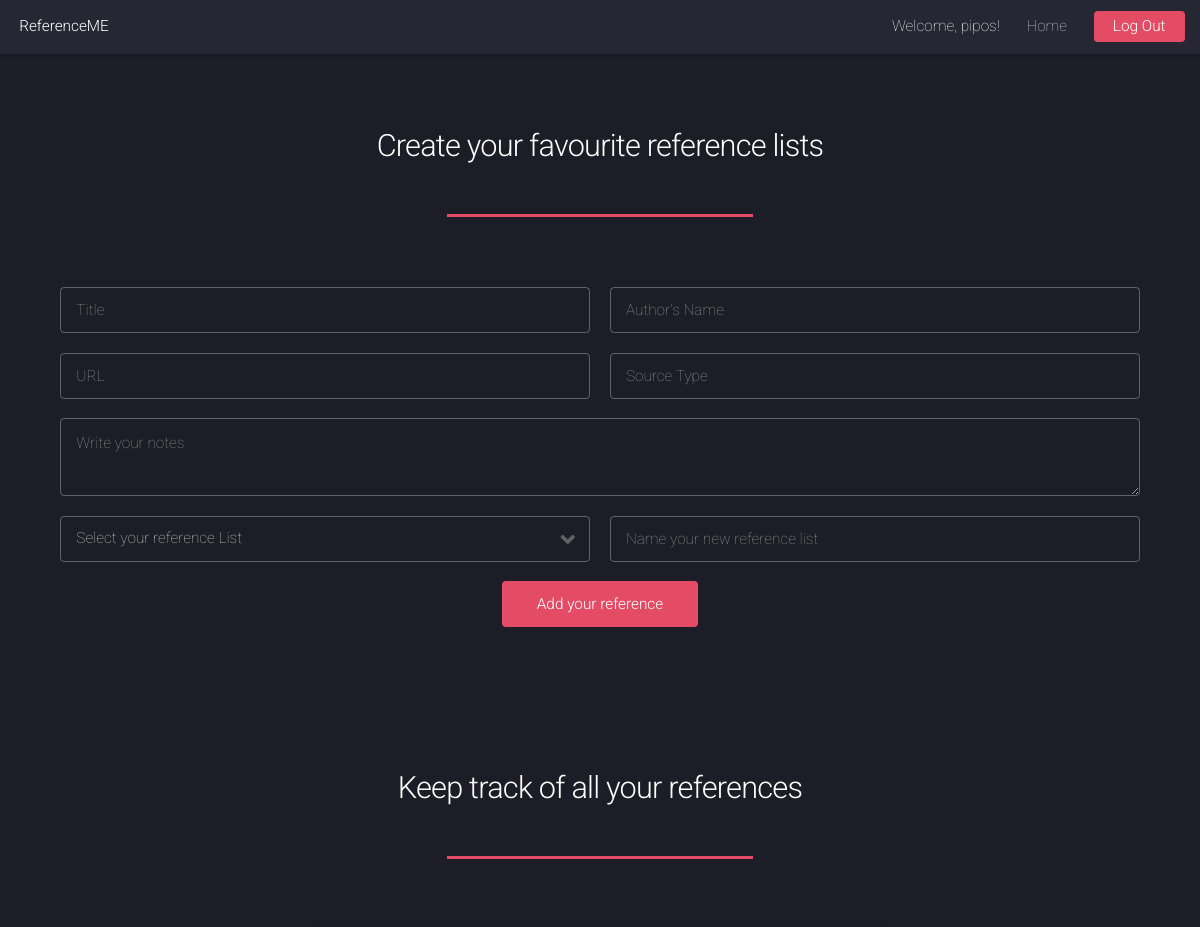
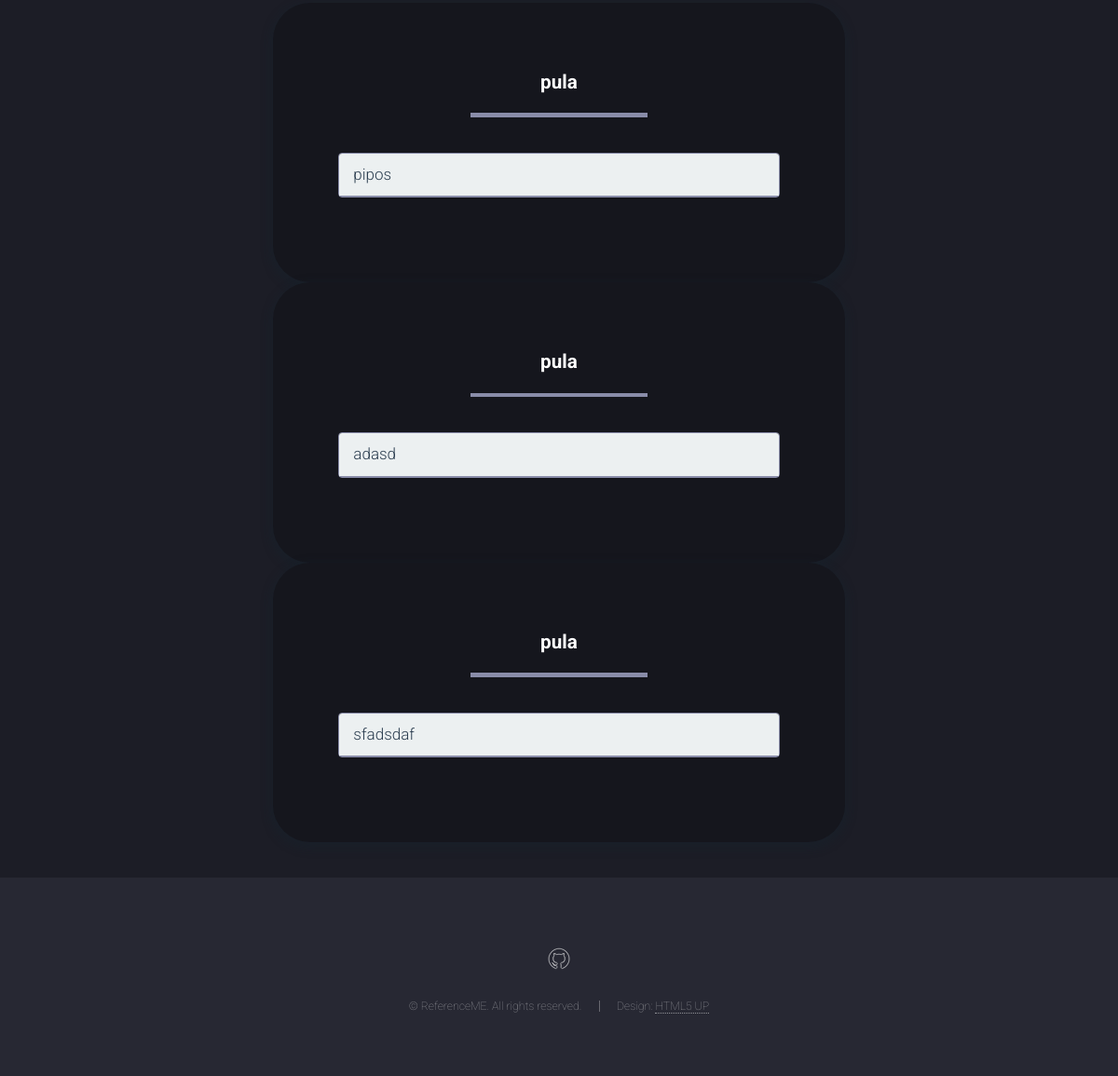
The app's page /mainpage/ (signed in) with its own data (2 pictures, top to bottom).
### mainapp/models.py (models this page shows)
class ReferenceList(models.Model):
	owner = models.ForeignKey(User, on_delete = models.CASCADE)
	name = models.CharField(max_length=200)
	createdAt = models.DateTimeField('date published')

class Reference(models.Model):
	reference_list = models.ForeignKey(ReferenceList, on_delete = models.CASCADE)
	title = models.CharField(max_length=200)
	author = models.CharField(max_length=200)
	website = models.CharField(max_length=1000)
	source = models.CharField(max_length=100)
	notes = models.CharField(max_length=5000)

### mainapp/views.py (the view)
# urls.py: url(r'^mainpage/$', views.mainpage, name='mainpage'),
def mainpage(request):
	if not request.user.is_authenticated:
		return HttpResponseRedirect(reverse('mainapp:authentication'))
	try:
		reflist = ReferenceList.objects.all().filter(owner = request.user)
	except ReferenceList.DoesNotExist:
		reflist = None
	context = {'referencesLists' : reflist}#, 'references' : references}
	return render(request, 'mainapp/mainpage.html', context)

### mainapp/templates/mainapp/mainpage.html (shortened to what this page needs)
<!DOCTYPE HTML>
{% load static %}
<html>
	<head>
		<link rel="stylesheet" href="{% static 'mainapp/assets/css/main.css' %}" />
		<link rel="stylesheet" href="{% static 'mainapp/assets/css/bootstrap.minn.css' %}"/>
	</head>
	<body>
		<div id="page-wrapper">
				<header id="header">
					<h1 id="logo"><a href="{% url 'mainapp:index' %}">ReferenceME</a></h1>
					<nav id="nav">
						<ul>
							<li><p>Welcome, {{ request.user.first_name }}!</p></li>
							<li><a href="{% url 'mainapp:index' %}">Home</a></li>
							<li><a href="{% url 'mainapp:signout' %}" class="button special">Log Out</a></li>
						</ul>
					</nav>
				</header>
				<section id="referenceadd" class="wrapper style1 special fade-up">
					<div class="container">
						<header class="major">
							<h2>Create your favourite reference lists</h2>
						</header>
							<section id ="reference">
								<form method="post" action="{% url 'mainapp:addref'%}">
									<div class="row uniform 50%">
										<div class="6u 12u$(xsmall)">
											<input type="text" name="title" id="title" value="" placeholder="Title" />
										</div>
										<div class="6u 12u$(xsmall)">
											<input type="text" name="author" id="author" value="" placeholder="Author's Name" />
										</div>
										<div class="6u 12u$(xsmall)">
											<input type="text" name="urlink" id="urlink" value="" placeholder="URL" />
										</div>
										<div class="6u 12u$(xsmall)">
											<input type="text" name="source" id="source" value="" placeholder="Source Type" />
										</div>
										<div class="12u$">
											<textarea name="notes" id="notes" placeholder="Write your notes" rows="2"></textarea>
										</div>
										<div class="6u 12u$(xsmall)">
											<div class="select-wrapper">
												<select name="category" id="category">
													<option value="">Select your reference List   </option>
												</select>
											</div>
										</div>
										<div class="6u 12u$">
											<input type="text" name="newlistname" id="newlistname" value="" placeholder="Name your new reference list" />
										</div>
										<br>
										<div class="12u$">
											<ul class="actions">
												<li><input type="submit" value="Add your reference" class="special" /></li>
											</ul>
										</div>
									</div>
 								</form>
							</section>
 					</div>
				</section>
				<div id="main" class="wrapper style1">
					<div class="container">
						<header class="major">
							<h2>Keep track of all your references</h2>
						</header>
							<section id="content">
							{% for list in referencesLists %}
							  <div class="resultform">
							  	<header><h3 class="major"><b><center>{{ list.name }}</center></b></h2></header><br>
							  	{% for reference in list.reference_set.all %}
							  	<div class="panel panel-default">
							      <div class="panel-heading">
							        <h4 class="panel-title">
							          <a data-toggle="collapse" data-parent="#accordion" href="#collapse1" align="center">{{reference.title}}</a>
							        </h4>
							      </div>
						    </div>
						    {% endfor %}
						  </div>
						 {% endfor %}
							</section>
					</div>
				</div>
				<footer id="footer">
					<ul class="icons">
						<li><a href="https://github.com/horatiu11/GroupK_Scenario3" class="icon alt fa-github"><span class="label">GitHub</span></a></li>
					</ul>
					<ul class="copyright">
						<li>&copy; ReferenceME. All rights reserved.</li><li>Design: <a href="http://html5up.net">HTML5 UP</a></li>
					</ul>
				</footer>
		</div>
	</body>
</html>

### records on screen
ReferenceList: name "pula"
Reference: title "pipos"
ReferenceList: name "pula"
Reference: title "adasd"
ReferenceList: name "pula"
Reference: title "sfadsdaf"

### other values on screen
{{ request.user.first_name }} "pipos"
